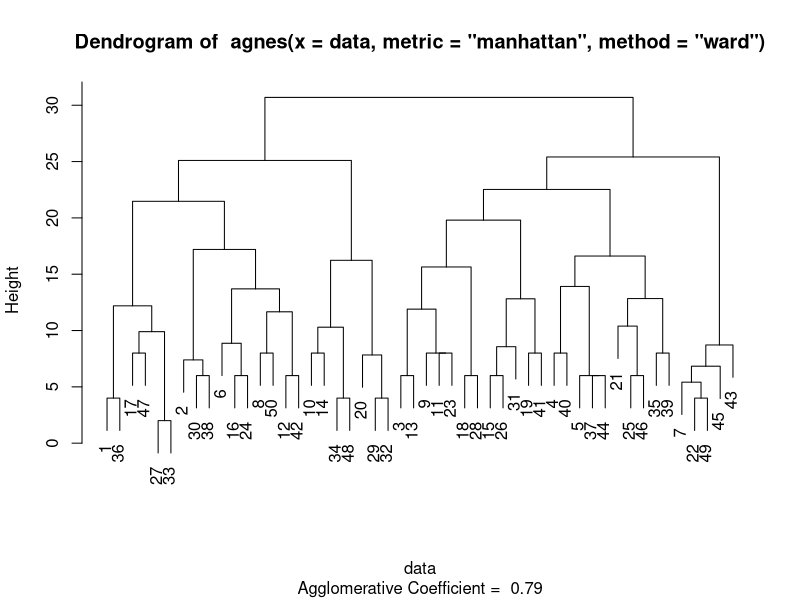

Write R code to recreate this figure. (Note: this script raises an error after producing the figure.)
# Install and load necessary packages
# install.packages("cluster")
# install.packages("ggplot2")
# install.packages("ggdendro")
# install.packages("readxl")
install.packages("lime")
install.packages("caret")
install.packages("randomForest")  # Example of a model package


library(cluster)
library(ggplot2)
library(ggdendro)
library(readxl)
install.packages("lime")
install.packages("caret")
install.packages("randomForest")  # Example of a model package

# load file
data <- read_excel("tones_encoded.xlsx")

# Check data structure
head(data)
# Apply AGNES clustering
agnes_result <- agnes(data, method = "ward", metric = "manhattan")

# Plot the dendrogram using base R plot function
plot(agnes_result, which.plots = 2)
fviz_dend(agnes_result, k = 4, # Cut in 4 groups
          cex = 0.5, # Label size
          horiz = TRUE, # Horizontal plot
          rect = TRUE, # Add rectangle around groups
          rect_fill = TRUE, # Fill rectangles
          rect_border = "jco", # Rectangle color
          k_colors = "jco") # Cluster color
# Convert the agnes object to a dendrogram object for better visualization
dendro <- as.dendrogram(agnes_result)

# Plot the dendrogram using ggplot2
dendro_data <- dendro_data(dendro)
ggdendrogram(dendro_data, rotate = TRUE) + labs(title = "Dendrogram of AGNES Clustering", x = "Sample index", y = "Height")

# ------Cluster Analysis------
# Agglomerative Coefficient VS Cophenetic Correlation Coefficient
# Agglomerative Coefficient: Specifically measures the strength and cohesiveness of clusters formed by an agglomerative clustering algorithm.
# Cophenetic Correlation Coefficient: Assesses how well the hierarchical clustering dendrogram preserves the pairwise distances from the original data.
